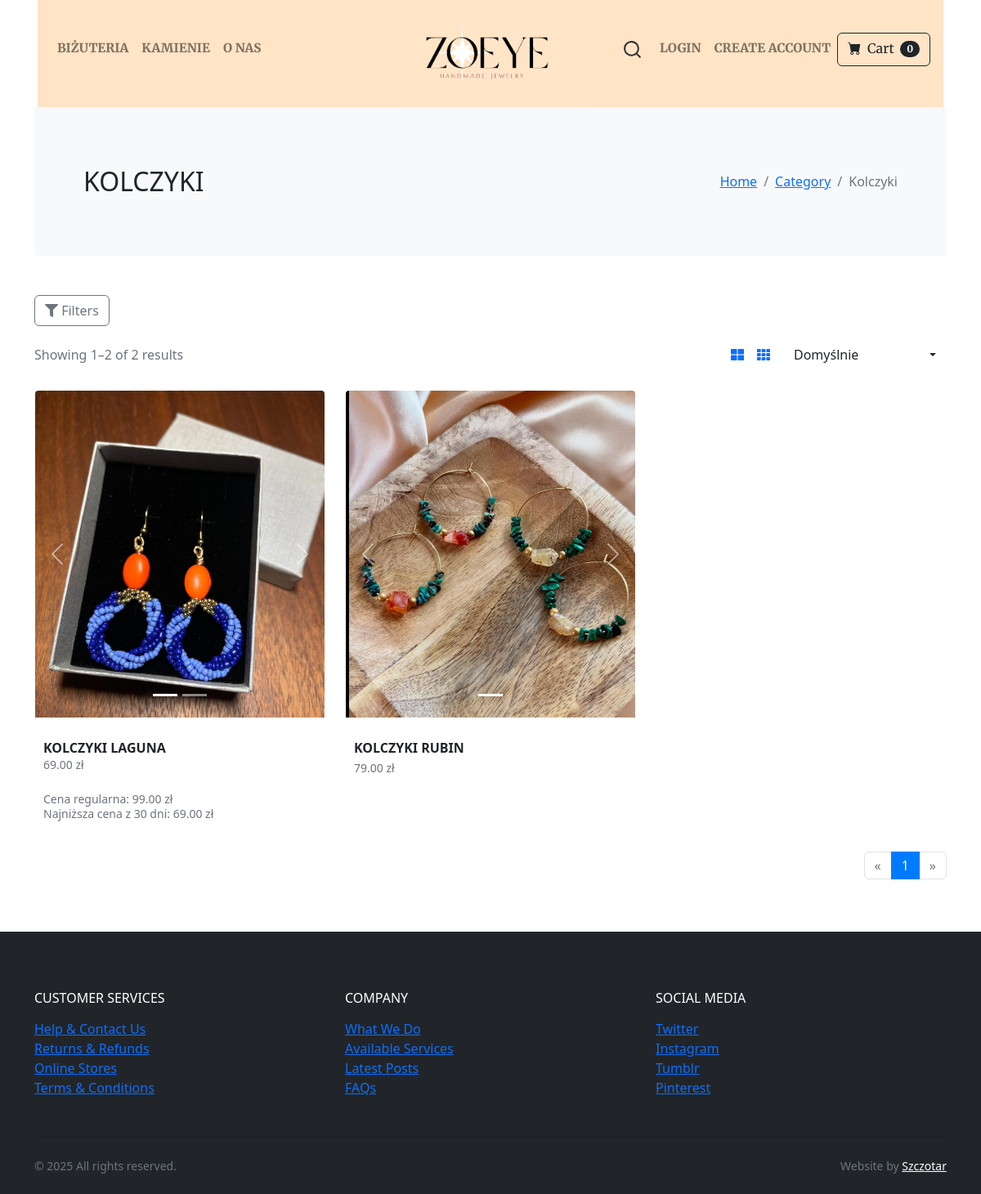
/category/Kolczyki, run on the app's committed database.
### store/models.py (models this page shows, shortened)
class Category(models.Model):
    name = models.CharField(max_length=50)
    image = models.ImageField(upload_to='uploads/category/', blank=True, null=True)
    class Meta:
        verbose_name_plural = 'categories'

class ProductImage(models.Model):
    product = models.ForeignKey(
        Product,
        on_delete=models.CASCADE, # Jeśli produkt zostanie usunięty, usuń też powiązane zdjęcia
        related_name='images'     # Nazwa, której użyjesz do dostępu do zdjęć z obiektu produktu (np. product.images.all())
    )
    image = models.ImageField(upload_to='product_images/') # Ścieżka do przechowywania zdjęć (wewnątrz MEDIA_ROOT)
    alt_text = models.CharField(max_length=255, blank=True) # Tekst alternatywny dla obrazka (SEO, dostępność)
    order = models.PositiveIntegerField(default=0) # Numer porządkowy zdjęcia (0 może oznaczać główne)
    class Meta:
        ordering = ['order']

class Product(models.Model):
    GENDER_CHOICES = [
        ('unisex', 'Unisex'),
        ('women', 'Kobiety'),
        ('men', 'Mężczyźni'),
    ]
    name = models.CharField(max_length=100)
    price = models.DecimalField(default=0, decimal_places=2, max_digits=6)
    category = models.ForeignKey(Category, on_delete=models.CASCADE, default=1)
    description = models.CharField(max_length=2500, default='', blank=True, null = True)
    is_sale = models.BooleanField(default=False)
    sale_price = models.DecimalField(default=0, decimal_places=2, max_digits=6)
    gender = models.CharField(max_length=10, choices=GENDER_CHOICES, default='unisex') # Filtr płci
    materials = models.ManyToManyField(Material, blank=True) # Filtr materiałów/kamieni

### store/views.py (the view, shortened to what this page needs)
# urls.py: path('category/<str:foo>', views.category, name='category'),
def category(request, foo):
    category = get_object_or_404(Category, name=foo)
    all_materials = Material.objects.all().order_by('name')
    product_list = Product.objects.filter(category=category)
    product_list = product_list.annotate(
        effective_price=Case(
            When(is_sale=True, then='sale_price'),
            default='price',
            output_field=DecimalField()
        )
    )
    selected_gender = request.GET.get('gender')
    selected_min_price = request.GET.get('min_price')
    selected_max_price = request.GET.get('max_price')
    selected_materials = request.GET.getlist('material') # Użyj getlist dla checkboxów
    selected_sale_only = request.GET.get('sale_only') == 'true' # <-- POBIERZ NOWY PARAMETR FILTRA
    print(f"Selected 'Gender': {selected_gender}")
    print(f"Selected 'Material': {selected_materials}")
    print(f"Price Min: {selected_min_price}, Price Max: {selected_max_price}")
    print(f"Sale Only: {selected_sale_only}") # <-- WYDRUK NOWEGO FILTRA
    print(f"Product list count before filtering: {product_list.count()}")
    try:
        if selected_gender and selected_gender != 'all':
            product_list = product_list.filter(gender=selected_gender)
            print(f"Applied Gender filter: {selected_gender}. Count: {product_list.count()}")
        elif selected_gender == 'all':
             print("Gender filter 'all' selected.")
             pass
        if selected_sale_only:
            product_list = product_list.filter(is_sale=True)
            print(f"Applied Sale Only filter. Count: {product_list.count()}")
    except Exception as e:
        print(f"Error during filtering: {e}")
        pass
    print(f"Product list count after ALL filtering: {product_list.count()}")
    sort_by = request.GET.get('sorting', 'default')
    print(f"Sorting requested: {sort_by}")
    try:
        if sort_by == 'low-high':
            product_list = product_list.order_by('effective_price', 'pk')
            print("Sorted by effective_price low-high.")
        elif sort_by == 'high-low':
            product_list = product_list.order_by('-effective_price', 'pk')
            print("Sorted by effective_price high-low.")
        elif sort_by == 'popularity':
             product_list = product_list.order_by('name', 'pk')
             print("Popularity sort selected, falling back to default (name, pk).")
        else: # 'default'
             product_list = product_list.order_by('name', 'pk')
             print("Sorted by default (name, pk).")
    except Exception as e:
        product_list = product_list.order_by('name', 'pk')
        print(f"Error during sorting, applying default sort (name, pk). Error: {e}")
    products_per_page = 9
    paginator = Paginator(product_list, products_per_page)
    page_number = request.GET.get('page')
    try:
        products_page = paginator.get_page(page_number)
        print(f"Total items for pagination: {paginator.count}")
        print(f"Total pages: {paginator.num_pages}")
        print(f"Products on current page ({products_page.number}): {len(products_page.object_list) if hasattr(products_page, 'object_list') else 'N/A'}")
    except PageNotAnInteger:
        products_page = paginator.get_page(1)
        print("Invalid page number, getting page 1.")
    except EmptyPage:
        products_page = paginator.get_page(paginator.num_pages)
        print("Empty page requested, getting last page.")
    except Exception as e:
         print(f"Unexpected error during pagination: {e}")
         from django.core.paginator import Page
         products_page = Page([], 1, paginator)
         print("Unexpected pagination error, providing empty page.")
    context = {
        'category': category,
        'products_page': products_page,
        'current_sorting': sort_by,
        'request': request,
        'all_materials': all_materials,
        'selected_gender': selected_gender,
        'selected_min_price': selected_min_price,
        'selected_max_price': selected_max_price,
        'selected_materials': selected_materials,
        'selected_sale_only': selected_sale_only, # <-- DODAJ NOWY STAN FILTRA DO KONTEKSTU
    }
    print(f"Context keys: {context.keys()}")
    print(f"--- End category view ---")
    return render(request, 'category.html', context)

### cart/cart.py (called while the page is built)
	def __len__(self):
		return len(self.cart)

### cart/context_processors.py (called while the page is built)
def cart(request):
	return {'cart': Cart(request)}

### store/context_processors.py (called while the page is built)
def site_data(request):
    return {
        'all_materials': Material.objects.all().order_by('name'),
        'all_categories': Category.objects.all().order_by('name'), # Możesz też dodać wszystkie kategorie
    }

### store/templates/category.html (shortened to what this page needs)
{% extends 'base.html' %}
{% load static %}
{% load custom_filters %}
{% block content %}
<div class="container">
  <section class="py-5 bg-light">
    <div class="container">
      <div class="row px-4 px-lg-5 py-lg-4 align-items-center">
        <div class="col-lg-6">
          <h1 class="h2 text-uppercase mb-0">{{category.name}}</h1>
        </div>
        <div class="col-lg-6 text-lg-right">
          <nav aria-label="breadcrumb">
            <ol class="breadcrumb justify-content-lg-end mb-0 px-0">
              <li class="breadcrumb-item"><a href="{% url 'home' %}">Home</a></li>
              <li class="breadcrumb-item"><a href="{% url 'category' category.name %}">Category</a></li>
              <li class="breadcrumb-item active" aria-current="page">{{category.name}}</li>
            </ol>
          </nav>
        </div>
      </div>
    </div>
  </section>
  <section class="py-5">
    <div class="container p-0">
      <button class="btn btn-outline-secondary mb-3" type="button" data-bs-toggle="offcanvas" data-bs-target="#sidebarOffcanvas" aria-controls="sidebarOffcanvas">
          <i class="fas fa-filter"></i> Filters
      </button>
      <div class="row">
        <div class="col-12 order-1 mb-5 mb-lg-0">
          <div class="row mb-4 align-items-center">
            <div class="col-lg-6 mb-2 mb-lg-0">
              <p class="text-small text-muted mb-0">Showing {{ products_page.start_index }}–{{ products_page.end_index }} of {{ products_page.paginator.count }} results</p>
            </div>
            <div class="col-lg-6">
              <ul class="list-inline d-flex align-items-center justify-content-lg-end mb-0">
                <li class="list-inline-item text-muted mr-3"><a class="reset-anchor p-0" href="#"><i class="fas fa-th-large"></i></a></li>
                <li class="list-inline-item text-muted mr-3"><a class="reset-anchor p-0" href="#"><i class="fas fa-th"></i></a></li>
                <li class="list-inline-item">
                  <form method="get" action="{% url 'category' category.name %}" id="sortingForm">
                  </form>
                </li>
              </ul>
            </div>
          </div>
          <div class="row">
            {% if products_page %}
              {% for product in products_page %}
                <div class="col-lg-4  col-sm-6 mb-4">
                  <div class="product text-center">
                    <div class="mb-3 position-relative">
                      <a class="d-block" href="{% url 'product' product.id  %}">
                        {% if product.images.all %}
                          <div id="productCardCarousel{{ product.id }}" class="carousel slide card-product-carousel" data-bs-interval="5000">
                            <div class="carousel-indicators">
                              {% for image_obj in product.images.all %}
                                <button type="button" data-bs-target="#productCardCarousel{{ product.id }}" data-bs-slide-to="{{ forloop.counter0 }}" class="{% if forloop.first %}active{% endif %}" aria-current="{% if forloop.first %}true{% else %}false{% endif %}" aria-label="Slide {{ forloop.counter }}"></button>
                              {% endfor %}
                            </div>
                            <div class="carousel-inner">
                              {% for image_obj in product.images.all %}
                                <div class="carousel-item {% if forloop.first %}active{% endif %}">
                                  <img src="{{ image_obj.image.url }}" class="d-block w-100 carousel-img" alt="{{ image_obj.alt_text|default:product.name }}">
                                </div>
                              {% endfor %}
                            </div>
                            <button class="carousel-control-prev" type="button" data-bs-target="#productCardCarousel{{ product.id }}" data-bs-slide="prev">
                              <span class="carousel-control-prev-icon" aria-hidden="true"></span>
                            </button>
                            <button class="carousel-control-next" type="button" data-bs-target="#productCardCarousel{{ product.id }}" data-bs-slide="next">
                              <span class="carousel-control-next-icon" aria-hidden="true"></span>
                            </button>
                          </div>
                        {% else %}
                          <img src="{% static 'img/kolczyki.png' %}" class="img-fluid w-100 card-fallback-img" alt="Brak zdjęcia dla produktu">
                        {% endif %}
                      </a>
                    </div>
                    <div class="product-info">
                       <a href="{% url 'product' product.id %}" style="text-decoration: none; color: inherit;">
                            <h6 class="product-name">{{ product.name }}</h6>
                        </a>
                       {% if product.is_sale %}
                           <p class="small text-muted product-sale-price"> {{ product.sale_price }} zł</p>
                           <br>
                            <p class="small text-muted product-sale-price">Cena regularna: {{ product.price }} zł</p>
                            <p class="small text-muted product-sale-price">Najniższa cena z 30 dni: {{ product.sale_price }} zł</p>
                       {% else %}
                           <p class="small text-muted product-price">{{ product.price }} zł</p>
                       {% endif %}
                    </div>
                  </div>
                </div>
              {% endfor %}
            {% else %}
              <div class="col-12">
                  <p>Brak produktów spełniających kryteria filtrów.</p>
              </div>
            {% endif %}
          </div>
          <nav aria-label="Page navigation example">
            <ul class="pagination justify-content-center justify-content-lg-end">
              <li class="page-item {% if not products_page.has_previous %}disabled{% endif %}">
                  <a class="page-link" href="{% if products_page.has_previous %}?page={{ products_page.previous_page_number }}&sorting={{ current_sorting }}{% for key, value in request.GET.items %} {% if key != 'page' and key != 'sorting' %}&{{ key }}={{ value }}{% endif %}{% endfor %}{% else %}#{% endif %}" aria-label="Previous">
                      <span aria-hidden="true">«</span>
                  </a>
              </li>
              {% for num in products_page.paginator.page_range %}
                  {% if products_page.number|add:"-2" <= num and num <= products_page.number|add:"2" or num == 1 or num == products_page.paginator.num_pages %}
                       {% if num == products_page.number %}
                          <li class="page-item active" aria-current="page"><a class="page-link" href="#">{{ num }}</a></li>
                       {% endif %}
                  {% elif products_page.number|add:"-3" == num or products_page.number|add:"3" == num %}
                     <li class="page-item disabled"><span class="page-link">...</span></li>
                  {% endif %}
              {% endfor %}
              <li class="page-item {% if not products_page.has_next %}disabled{% endif %}">
                   <a class="page-link" href="{% if products_page.has_next %}?page={{ products_page.next_page_number }}&sorting={{ current_sorting }}{% for key, value in request.GET.items %} {% if key != 'page' and key != 'sorting' %}&{{ key }}={{ value }}{% endif %}{% endfor %}{% else %}#{% endif %}" aria-label="Next">
                      <span aria-hidden="true">»</span>
                  </a>
              </li>
            </ul>
          </nav>
        </div>
      </div>
    </div>
  </section>
</div>
{% endblock content %}

### static/css/custom.css (style rules this page uses)
.product-price { font-weight: bold; color: #000000; }
.card-product-carousel .carousel-inner .carousel-item { height: 400px; overflow: hidden; border-top-left-radius: 0.25rem; border-top-right-radius: 0.25rem; }
.card-product-carousel .carousel-inner .carousel-item .carousel-img { width: 100%; height: 100%; object-fit: cover; }
.card-product-carousel .carousel-indicators, .card-product-carousel .carousel-control-prev, .card-product-carousel .carousel-control-next { display: display-inside; }
.product-info { margin-top: 0.1rem; text-align: center; }
.product-info .product-name { margin-bottom: 0.25rem; font-size: 1rem; font-weight: bold; }
.product-info .product-price { font-weight: 1; margin-bottom: 0.25rem; }
.product-info .product-sale-price, .product-info .product-price-sale { color :#0d6efd; margin-bottom: 0.25rem; line-height: 1; }

### data on the page
Category: name "KOLCZYKI", name "Kolczyki"
Product: name "KOLCZYKI LAGUNA", sale_price "69.00", price "99.00"
ProductImage: image (picture)
Product: name "KOLCZYKI RUBIN", price "79.00"
ProductImage: image (picture)

### other printed values
{{ cart|length }} "0"
{{ products_page.start_index }} "1"
{{ products_page.end_index }} "2"
{{ products_page.paginator.count }} "2"
{{ num }} "1"
